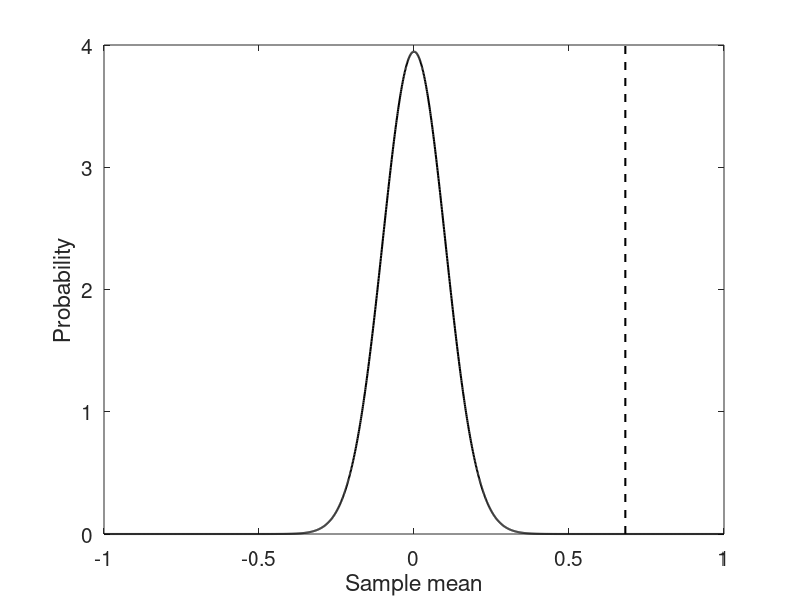
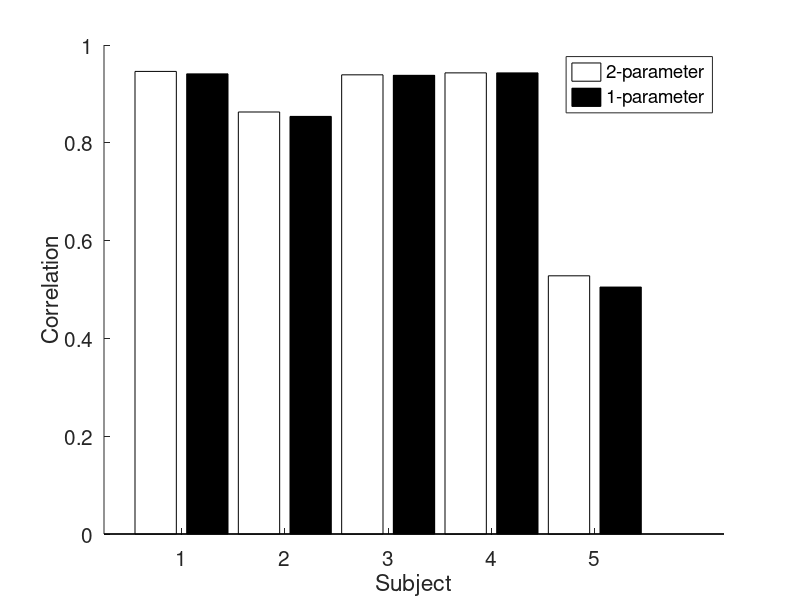
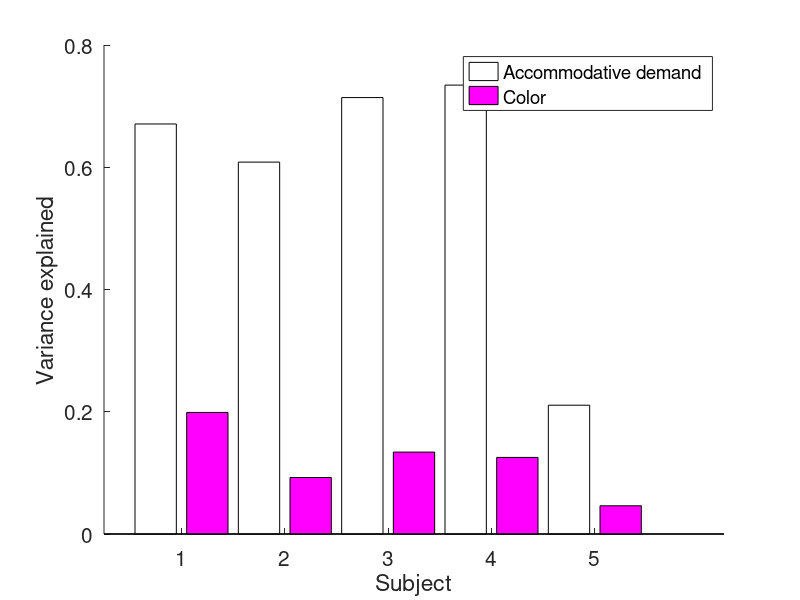
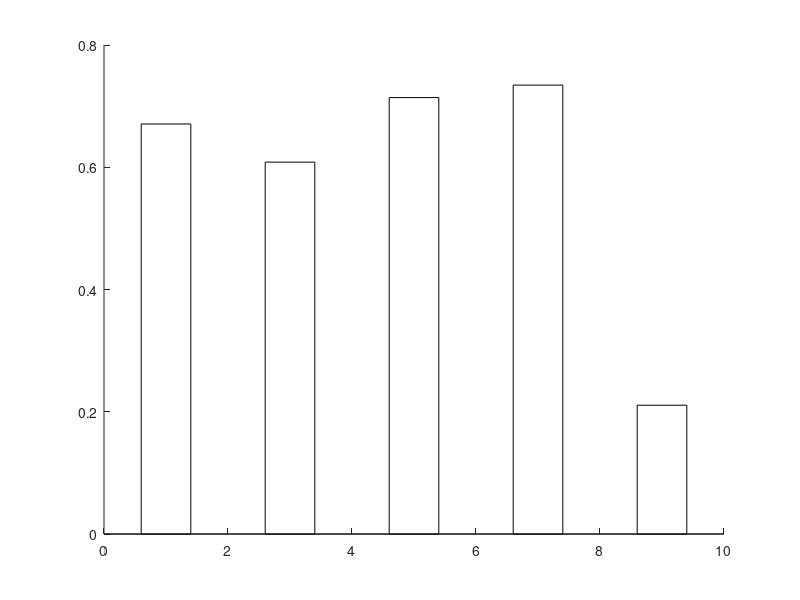

Recreate these plots in MATLAB, in order. (Note: this script raises an error after producing the figures.)
%% ACTUAL POWER ANALYSIS

weightsR = [0.7125 0.1385 0.2997 0.2011 0.2584 0.2179 0.2376 0.2932];
weightsB = [-0.5044 -0.2884 -0.6663 -0.1809 -0.3804 -0.1181 -0.4334 -0.5439];
addVarExplClr = weightsR-weightsB;

%% JUST CHECKING EXPRESSION FOR STD ERROR OF THE MEAN

for i = 1:10000
    smpAddVar = randsample(addVarExplClr,8,true);
    muSmpAddVar(i) = mean(smpAddVar);
end

xSupport = -1:0.001:1;
pMu = normpdf(xSupport,0,std(muSmpAddVar));

figure;
plot(xSupport,pMu,'k','LineWidth',1.5); hold on;
plot(mean(muSmpAddVar).*[1 1],ylim,'k--','LineWidth',1.5);
set(gca,'FontSize',15);
xlabel('Sample mean'); ylabel('Probability');

%% COMPARE TWO-PARAMETER VS ONE-PARAMETER COLOR MODELS

twoParamR2 = [0.946 0.863 0.939 0.943 0.528];

oneParamR2 = [0.941 0.854 0.938 0.943 0.505];

figure;
hold on;
bar([1 3 5 7 9],twoParamR2,0.4,'FaceColor','w');
bar([2 4 6 8 10],oneParamR2,0.4,'FaceColor','k');
set(gca,'FontSize',15);
xlabel('Subject'); ylabel('Correlation');
set(gca,'XTick',[1.5 3.5 5.5 7.5 9.5]);
set(gca,'XTickLabel',{'1' '2' '3' '4' '5'});
legend({'2-parameter' '1-parameter'});

%%

varColor = [0.1989 0.0924 0.1340 0.1253 0.0462];

varAccStim = [0.6708 0.6084 0.7140 0.7344 0.2107];

figure;
hold on;
bar([1 3 5 7 9],varAccStim,0.4,'FaceColor','w');
bar([2 4 6 8 10],varColor,0.4,'FaceColor','m');
set(gca,'FontSize',15);
xlabel('Subject'); ylabel('Variance explained');
set(gca,'XTick',[1.5 3.5 5.5 7.5 9.5]);
set(gca,'XTickLabel',{'1' '2' '3' '4' '5'});
legend({'Accommodative demand' 'Color'});

%%

varColor = [0.1989 0.0924 0.1340 0.1253 0.0462];

varAccStim = [0.6708 0.6084 0.7140 0.7344 0.2107];

figure;
hold on;
bar([1 3 5 7 9],varAccStim,0.4,'FaceColor','w');
bar([2 4 6 8 10],addVarExplClr,0.4,'FaceColor','m');
set(gca,'FontSize',15);
xlabel('Subject'); ylabel('Variance explained');
set(gca,'XTick',[1.5 3.5 5.5 7.5 9.5]);
set(gca,'XTickLabel',{'1' '2' '3' '4' '5'});
legend({'Accommodative demand' 'Color'});

%% COMPARE WEIGHTING MODEL AND SWITCHING MODEL

% weightingModelRho = [0.946 0.863 0.939 0.943 0.528 0.971 0.853];
% switchingModelRho = [0.901 0.799 0.905 0.925 0.51  0.943 0.835];
% 
% 
% figure;
% hold on;
% bar([1 3 5 7 9 11 13],weightingModelRho.^2,0.4,'FaceColor','w');
% bar([2 4 6 8 10 12 14],switchingModelRho.^2,0.4,'FaceColor','k');
% set(gca,'FontSize',15);
% xlabel('Subject'); ylabel('Variance Explained');
% set(gca,'XTick',[1.5 3.5 5.5 7.5 9.5 11.5 13.5]);
% set(gca,'XTickLabel',{'1' '2' '3' '4' '5' '6' '7'});
% legend({'Weighting' 'Switching'});

sn = [18 23 24 26 27 28 29 30 32 33];
rhoSwitchAll = [];
rhoFullAll = [];
rhoNoColorAll = [];
weightsRBSall = [];
rhoColorAll = [];
rhoColorSwitchAll = [];
dAll = [];
aicSwitchAll = [];
aicLinAll = [];
aicNoColorAll = [];
weightsRBSciAll = [];

% for i = 1:length(sn)
%     [d, wS, rbThreshold, rhoSwitch, rhoColorSwitch, aicSwitch] = ARCnlz_linearSwitching(sn(i),false);
%     rhoSwitchAll(i) = rhoSwitch;
%     rhoColorSwitchAll(i) = rhoColorSwitch;
%     dAll(i) = d;
%     aicSwitchAll(i) = aicSwitch;
%     display(['Done with subject ' num2str(i)]);
% end

for i = 1:length(sn)
    [weightsRBS1_x, weightsRBS1_y, rhoFull, rhoNoColor, rhoColor, aicLin, aicNoColor, weightsRBSci] = ARCnlz_linearModelnobias(sn(i),false,1000,0);
    rhoFullAll(i) = rhoFull;
    rhoNoColorAll(i) = rhoNoColor;
    weightsRBSall(i,:) = weightsRBS1_x;
    rhoColorAll(i) = rhoColor;
    aicLinAll(i) = aicLin;
    aicNoColorAll(i) = aicNoColor;
    weightsRBSciAll(:,:,i) = weightsRBSci;
    display(['Done with subject ' num2str(i)]);
end

%% PLOT WEIGHTS

labelsCell = {};

figure;
% set(gcf,'Position',[262 314 1239 594]);
for i = 1:size(weightsRBSall,1)
    weightsRBSciTmp = squeeze(weightsRBSciAll(:,:,i));
    hold on;
    bar((3*(i-1)+1),weightsRBSall(i,1),'FaceColor','r');
    plot((3*(i-1)+1).*[1 1],[weightsRBSciTmp(1,1) weightsRBSciTmp(2,1)],'k-');
    bar((3*(i-1)+2),weightsRBSall(i,2),'FaceColor','b');
    plot((3*(i-1)+2).*[1 1],[weightsRBSciTmp(1,2) weightsRBSciTmp(2,2)],'k-');
%     bar(3,weightsRBSall(i,3),'FaceColor','k');
%     plot([3 3],[weightsRBSciTmp(1,3) weightsRBSciTmp(2,3)],'k-');
    labelsCell{i} = ['S' num2str(sn(i))];
    set(gca,'FontSize',20);
    ylim(1.*[-2 2]);
    xlabel('Subject #');
    ylabel('Weight');
end
set(gca,'XTickLabel',labelsCell);
set(gca,'XTick',1.5:3:28.5);

figure;
% set(gcf,'Position',[262 314 1239 594]);
for i = 1:size(weightsRBSall,1)
    weightsRBSciTmp = squeeze(weightsRBSciAll(:,:,i));
    hold on;
    bar(i,weightsRBSall(i,3),'FaceColor','w','LineWidth',1);
    plot(i.*[1 1],[weightsRBSciTmp(1,3) weightsRBSciTmp(2,3)],'k-');
    set(gca,'XTick',[1:10]);
    set(gca,'XTickLabel',labelsCell);
    set(gca,'FontSize',20);
    ylim(1.*[0 1.15]);
    xlabel('Subject #');
    ylabel('Weight');
end

% Rscale = [1 1 1 1 1];
% figure;
% set(gca,'FontSize',15);
% hold on;
% plot([0 0.3],[0 1],'k--');
% for i = 1:length(dAll)
%     plot(dAll(i),Rscale(i)*weightsRBSall(i,1)-weightsRBSall(i,2),'ko','MarkerSize',10,'MarkerFaceColor','w');
%     text(dAll(i)+0.05,Rscale(i)*weightsRBSall(i,1)-weightsRBSall(i,2),['S' num2str(i)]);
% end
% axis square;
% xlabel('d'); ylabel('w_R - w_B');
% xlim([0 1.1]); ylim([0 1.1]);

%% PLOT VARIANCE EXPLAINED COMPARISONS

% figure;
% hold on;
% bar([1 4 7 10 13 16 19 22],rhoFullAll.^2,0.3,'FaceColor','w');
% % bar([2 5 8 11 14],rhoSwitchAll.^2,0.3,'FaceColor',[0.5 0.5 0.5]);
% bar([2 5 8 11 14 17 20 23],rhoNoColorAll.^2,0.3,'FaceColor','k');
% set(gca,'FontSize',15);
% xlabel('Subject'); ylabel('Proportion Variance Explained');
% set(gca,'XTick',[1.5 4.5 7.5 10.5 13.5 16.5 19.5 22.5]);
% set(gca,'XTickLabel',{'1' '2' '3' '4' '5' '6' '7' '8'});
% legend({'Weighting' 'No color'});

figure;
hold on;
bar(1:3:28,aicLinAll,0.3,'FaceColor','w');
% bar([2 5 8 11 14],aicSwitchAll,0.3,'FaceColor',[0.5 0.5 0.5]);
bar(2:3:29,aicNoColorAll,0.3,'FaceColor','k');
set(gca,'FontSize',15);
xlabel('Subject'); ylabel('AIC');
set(gca,'XTick',1.5:3:28.5);
set(gca,'XTickLabel',labelsCell);
legend({'Weighting' 'No color'});

%% PLOT VARIANCE EXPLAINED BY COLOR COMPARISONS

figure;
hold on;
bar([1 3 5 7 9 11],rhoColorAll.^2,0.4,'FaceColor','m');
bar([2 4 6 8 10 12],rhoColorSwitchAll.^2,0.4,'FaceColor',[0.5 0 0.5]);
set(gca,'FontSize',15);
xlabel('Subject'); ylabel('Variance Explained');
set(gca,'XTick',[1.5 3.5 5.5 7.5 9.5 11.5]);
set(gca,'XTickLabel',{'1' '2' '3' '4' '5' '6'});
legend({'Weighting' 'Switching'});

%% COMPARE WEIGHTS

redWeights = [0.7076 0.1043 0.3660 0.4499 0.2045 0.4052 0.2148];
blueWeights = [-0.2690 -0.4902 -0.2788 -0.3552 -0.0726 -0.2039 -0.1898];

%% COMPARE WITH AND WITHOUT BIAS TERM

sn = [17 11 16 19 21 23 24 25];
rhoFullAllnobias = [];
rhoFullBias = [];

for i = 1:length(sn)
    [weightsRBS1_xNoBias, weightsRBS1_yNoBias, rhoFull, rhoNoColor, rhoColor] = ARCnlz_linearModelnobias(sn(i),false);
    rhoFullAllnobias(i) = rhoFull;
    display(['Done with subject ' num2str(i)]);
end

for i = 1:length(sn)
    [weightsRBS1_x, weightsRBS1_y, rhoFull, rhoNoColor, rhoColor] = ARCnlz_linearModel(sn(i),false);
    rhoFullAllBias(i) = rhoFull;
    display(['Done with subject ' num2str(i)]);
end

%% PLOT VARIANCE EXPLAINED WITH AND WITHOUT BIAS TERM

figure;
hold on;
bar([1 3 5 7 9 11 13 15],rhoFullAllBias.^2,0.4,'FaceColor','k');
bar([2 4 6 8 10 12 14 16],rhoFullAllnobias.^2,0.4,'FaceColor','w');
set(gca,'FontSize',15);
xlabel('Subject'); ylabel('Variance Explained');
set(gca,'XTick',[1.5 3.5 5.5 7.5 9.5 11.5 13.5 15.5]);
set(gca,'XTickLabel',{'1' '2' '3' '4' '5' '6' '7' '8'});
legend({'With bias' 'No bias'});

%% COMPARE 3-PARAMETER AND 2-PARAMETER MODELS

sn = [18 23 24 26 27];
rhoFullAll = [];
rhoNoColorAll = [];
weightsRBSall = [];
rhoColorAll = [];

for i = 1:length(sn)
    [weightsRBS1_x, weightsRBS1_y, rhoFull, rhoNoColor, rhoColor] = ARCnlz_linearModelnobias(sn(i),false,1000);
    rhoFullAll(i) = rhoFull;
    rhoNoColorAll(i) = rhoNoColor;
    weightsRBSall(i,:) = weightsRBS1_x;
    rhoColorAll(i) = rhoColor;
    display(['Done with subject ' num2str(i)]);
end

save('/home/ben/Documents/ARchroma/params2paramModel','rhoFullAll','rhoNoColorAll','weightsRBSall');

%% COMPARE PARAMETERS FROM ALL TRIALS VS RANDOM ONLY TRIALS

load('/Users/benchin/Documents/ARchroma/cache/paramsAll.mat');
rhoFullAllAll = rhoFullAll;
weightsRBSallAll = weightsRBSall;
load('/Users/benchin/Documents/ARchroma/cache/paramsRandom.mat');
rhoFullAllRandom = rhoFullAll;
weightsRBSallRandom = weightsRBSall;

figure;
set(gcf,'Position',[318 247 1135 708]);
subplot(2,2,1);
set(gca,'FontSize',15);
hold on;
plot(rhoFullAllAll,rhoFullAllRandom,'ko','MarkerSize',10);
plot([0 1],[0 1],'k--');
xlabel('All trials'); ylabel('Random trials only'); title('Correlation');
axis square;
subplot(2,2,2);
set(gca,'FontSize',15);
hold on;
plot(weightsRBSallAll(:,3),weightsRBSallRandom(:,3),'ko','MarkerSize',10);
plot([0 1],[0 1],'k--');
xlabel('All trials'); ylabel('Random trials only'); title('Gain');
axis square;
subplot(2,2,3);
set(gca,'FontSize',15);
hold on;
plot([0 1],[0 1],'k--');
plot(weightsRBSallAll(:,1),weightsRBSallRandom(:,1),'ro','MarkerSize',10,'MarkerFaceColor','w');
xlabel('All trials'); ylabel('Random trials only'); title('Red weight');
axis square;
subplot(2,2,4);
set(gca,'FontSize',15);
hold on;
plot([-1 0],[-1 0],'k--');
plot(weightsRBSallAll(:,2),weightsRBSallRandom(:,2),'bo','MarkerSize',10,'MarkerFaceColor','w');
xlabel('All trials'); ylabel('Random trials only'); title('Blue weight');
axis square;

%% COMPARE 3-PARAMETER MODEL WITH 2-PARAMETER MODEL

load('/home/ben/Documents/ARchroma/params3paramModel.mat');
rhoFullAll3param = rhoFullAll;
weightsRBSall3param = weightsRBSall;
rhoNoColorAll3param = rhoNoColorAll;
load('/home/ben/Documents/ARchroma/params2paramModel.mat');
rhoFullAll2param = rhoFullAll;
weightsRBSall2param = weightsRBSall;
rhoNoColorAll2param = rhoNoColorAll;

figure;
hold on;
bar([1 4 7 10 13],rhoFullAll3param.^2,0.3,'FaceColor','w');
bar([2 5 8 11 14],rhoFullAll2param.^2,0.3,'FaceColor',[0.7 0.7 0.7]);
bar([3 6 9 12 15],rhoNoColorAll2param.^2,0.3,'FaceColor',[0 0 0]);
set(gca,'FontSize',15);
xlabel('Subject'); ylabel('Variance explained');
set(gca,'XTick',[2 5 8 11 14]);
set(gca,'XTickLabel',{'1' '2' '3' '4' '5'});
legend({'3-parameter' '2-parameter' 'No color'});

figure;
set(gcf,'Position',[251 387 1120 420]);
set(gca,'FontSize',15);
subplot(1,2,1);
hold on;
plot(weightsRBSall2param(:,1),weightsRBSall3param(:,1),'ro','MarkerSize',10);
plot([0 1],[0 1],'k--');
xlabel('2-param ratio'); ylabel('3-param w_R');
axis square;
subplot(1,2,2);
hold on;
plot(weightsRBSall2param(:,1),weightsRBSall3param(:,2),'bo','MarkerSize',10);
plot([-0.1 1],[0.1 -1],'k--');
xlabel('2-param ratio'); ylabel('3-param w_B');
axis square;

figure;
hold on;
bar([1 3 5 7 9 11 13 15],rhoFullAll2param.^2,0.4,'FaceColor','w');
bar([2 4 6 8 10 12 14 16],rhoNoColorAll2param.^2,0.4,'FaceColor','k');
set(gca,'FontSize',15);
xlabel('Subject'); ylabel('Variance explained');
set(gca,'XTick',[1.5 3.5 5.5 7.5 9.5 11.5 13.5 15.5]);
set(gca,'XTickLabel',{'1' '2' '3' '4' '5' '6' '7' '8'});
legend({'With color' 'No color'});

figure;
bar(1:8,rhoFullAll2param.^2 - rhoNoColorAll2param.^2,0.4,'FaceColor','w');
set(gca,'FontSize',15);
xlabel('Subject'); ylabel('Variance explained due to color');
set(gca,'XTick',1:9);
set(gca,'XTickLabel',{'1' '2' '3' '4' '5' '6' '7' '8'});

%% AIC ANALYSIS

sn = [18 23 24 26 27 28 29 30 32 33];
dAll1 = [];
rbThreshold1 = [];
aicSwitchAll1 = [];
dAll2 = [];
rbThreshold2 = [];
aicSwitchAll2 = [];
aicLinAll = [];
aicNoColorAll = [];
% meanDiffPureRedVsBlue = [0.9607 1.0299 0.9122 0.1594 0.4769 0.5201 0.2107 0.2619 0.8158 0.3803];
% meanDiffPureRedVsBlue = [0.8154 0.7792 0.5180 0.6472 0.4920 0.3267 0.5820 0.5690 0.7679 0.6513];
meanDiffPureRedVsBlue = 0.8.*ones([1 10]);

for i = 1:length(sn)
    [d, wS, rbThreshold, rhoSwitch, rhoColorSwitch, aicSwitch] = ARCnlz_linearSwitching(sn(i),false,0);
    dAll1(i) = d;
    rbThreshold1(i) = rbThreshold;
    aicSwitchAll1(i) = aicSwitch;
    [d, wS, rbThreshold, rhoSwitch, rhoColorSwitch, aicSwitch] = ARCnlz_linearSwitching(sn(i),false,meanDiffPureRedVsBlue(i));
    dAll2(i) = d;
    rbThreshold2(i) = rbThreshold;
    aicSwitchAll2(i) = aicSwitch;    
    display(['Done with subject ' num2str(i)]);
end

for i = 1:length(sn)
    [weightsRBS1_x, weightsRBS1_y, rhoFull, rhoNoColor, rhoColor, aicLin, aicNoColor, weightsRBSci] = ARCnlz_linearModelnobias(sn(i),false,1000,0);
    aicLinAll(i) = aicLin;
    aicNoColorAll(i) = aicNoColor;
    display(['Done with subject ' num2str(i)]);
end

%% PLOT AIC ANALYSIS

figure;
set(gcf,'Position',[215 337 792 420]);
hold on;
bar([1 6 11 16 21 26 31 36 41 46],aicLinAll,0.18,'FaceColor','w');
bar([2 7 12 17 22 27 32 37 42 47],aicSwitchAll1,0.18,'FaceColor',[0.5 0.5 0.5]);
bar([3 8 13 18 23 28 33 38 43 48],aicSwitchAll2,0.18,'FaceColor',[0.25 0.25 0.25]);
bar([4 9 14 19 24 29 34 39 44 49],aicNoColorAll,0.18,'FaceColor','k');
set(gca,'FontSize',15);
xlabel('Subject'); ylabel('AIC');
set(gca,'XTick',[2.5 7.5 12.5 17.5 22.5 27.5 32.5 37.5 42.5 47.5]);
set(gca,'XTickLabel',{'1' '2' '3' '4' '5' '6' '7' '8' '9' '10'});
legend({'Weighting' 'Switch Float d' 'Switch fixed d' 'No color'});

figure;
set(gcf,'Position',[215 337 692 420]);
hold on;
bar([1 5 9  13 17 21 25 29 33 37],aicLinAll,0.18,'FaceColor','w');
bar([2 6 10 14 18 22 26 30 34 38],aicSwitchAll2,0.18,'FaceColor',[0.5 0.5 0.5]);
bar([3 7 11 15 19 23 27 31 35 39],aicNoColorAll,0.18,'FaceColor','k');
set(gca,'FontSize',15);
xlabel('Subject'); ylabel('AIC');
set(gca,'XTick',[2:4:38]);
set(gca,'XTickLabel',{'1' '2' '3' '4' '5' '6' '7' '8' '9' '10'});
legend({'Weighting' 'Switching' 'No color'});

figure;
set(gcf,'Position',[215 337 792 420]);
hold on;
plot([0 170],[0 170],'k--');
plot(aicNoColorAll,aicLinAll,'ko','MarkerFaceColor',1.*[1 1 1],'MarkerSize',15);
xlim([0 170]);
ylim([0 170]);
set(gca,'FontSize',15);
axis square;
xlabel('AIC (no color model)'); ylabel('AIC (linear weighting model)');

figure;
set(gcf,'Position',[215 337 792 420]);
hold on;
plot([0 170],[0 170],'k--');
plot(aicSwitchAll2,aicLinAll,'ko','MarkerFaceColor',0.5.*[1 1 1],'MarkerSize',15);
xlim([0 170]);
ylim([0 170]);
set(gca,'FontSize',15);
axis square;
xlabel('AIC (switching model)'); ylabel('AIC (linear weighting model)');

figure;
set(gcf,'Position',[215 337 792 420]);
hold on;
plot([0 170],[0 170],'k--');
plot(aicNoColorAll,aicSwitchAll2,'ko','MarkerFaceColor',0.5.*[1 1 1],'MarkerSize',15);
xlim([0 170]);
ylim([0 170]);
set(gca,'FontSize',15);
axis square;
xlabel('AIC (no color model)'); ylabel('AIC (switching model)');

figure;
set(gcf,'Position',[215 337 792 420]);
hold on;
% bar([1 3 5 7 9  11 13 15 17 19],dAll1,0.4,'FaceColor','w');
% bar([2 4 6 8 10 12 14 16 18 20],dAll2,0.4,'FaceColor',[0.5 0.5 0.5]);
bar(1:10,dAll2,0.4,'FaceColor',[0.5 0.5 0.5]);
% plot(xlim,0.35.*[1 1],'k--');
set(gca,'FontSize',15);
xlabel('Subject'); ylabel('Switching d');
% set(gca,'XTick',[1.5 3.5 5.5 7.5 9.5 11.5 13.5 15.5 17.5 19.5]);
set(gca,'XTick',1:10);
set(gca,'XTickLabel',{'1' '2' '3' '4' '5' '6' '7' '8' '9' '10'});
% legend({'Switch Float d' 'Switch constrained d'});

figure;
set(gcf,'Position',[215 337 792 420]);
hold on;
% bar([1 3 5 7 9  11 13 15 17 19],rbThreshold2,0.4,'FaceColor','w');
% bar([2 4 6 8 10 12 14 16 18 20],rbThreshold2,0.4,'FaceColor',[0.5 0.5 0.5]);
bar(1:10,rbThreshold1,0.4,'FaceColor','w');
set(gca,'FontSize',15);
xlabel('Subject'); ylabel('Switching threshold');
set(gca,'XTick',1:10);
set(gca,'XTickLabel',{'1' '2' '3' '4' '5' '6' '7' '8' '9' '10'});
% legend({'Switch Float d' 'Switch 0.35 d'});
ylim([-0.5 0.5]);

%% COMPARING OUTPUTS OF LINEAR AND SWITCHING MODELS

subjNumber = [18 23 24 26 27 29 32 33];

figure;
set(gcf,'Position',[105 245 1479 647]);  
for i = 1:length(subjNumber)
    [d, wS, rbThreshold, rhoSwitch, rhoColorSwitch, aic, trialMeansSwitch] = ARCnlz_linearSwitching(subjNumber(i),0,0);
    [weightsRBS1_x, weightsRBS1_y, rhoFull, rhoNoColor, rhoColor, aic, aicNoColor, weightsRBSci, trialMeansLin] = ARCnlz_linearModelnobias(subjNumber(i),0,100,0);
    subplot(2,4,i);
    plot(trialMeansLin,trialMeansSwitch,'ko'); hold on;
    plotExtent = max([xlim ylim]);
    plot(plotExtent.*[-1 1],plotExtent.*[-1 1],'k--');
    xlim(plotExtent.*[-1 1]);
    ylim(plotExtent.*[-1 1]);
    axis square;
    set(gca,'FontSize',12);
    xlabel('Linear model prediction');
    ylabel('Switching model prediction');    
end

